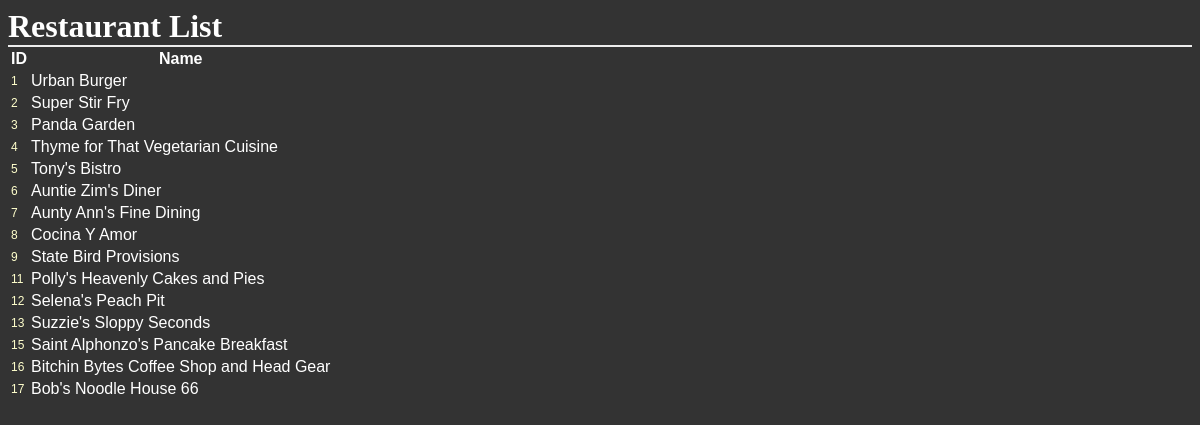
The page /restaurants/ on the database its author committed.
### database_setup.py (models this page shows)
class Restaurant(Base):
    __tablename__ = 'restaurant'
    name = Column(String(80), nullable = False)
    id = Column(Integer, primary_key = True)

### project.py (the view)
@app.route('/')
@app.route('/restaurants/')
def listRestaurants():
    restaurants = session.query(Restaurant).all()
    if restaurants:
        return render_template('listrestaurants.html', restaurants=restaurants)
    else:
        output = ''
        output += "<html><head><title>List Restaurants</title></head><body>"
        output += "<h2>No restaurant data found in database</h2></body>"
        return output

### templates/listrestaurants.html (shortened to what this page needs)
<html>
<head>
    <link rel=stylesheet type=text/css href="{{ url_for('static', filename='styles.css') }}">
</head>
<body>
    <h1>Restaurant List</h1>
    <div>
        <table>
            <tr>
                <th>ID</th>
                <th>Name</th>
            </tr>
            {% for restaurant in restaurants %}
            <tr>
                <td>
                    <a href= "{{url_for('restaurantMenu', restaurant_id = restaurant.id)}}">{{restaurant.id}}</a>
                </td>
                <td>{{restaurant.name}}</td>
            </tr>
            {% endfor %}
        </table>
    </div>
</body>
</html>

### static/styles.css (style rules this page uses)
body { font-family: sans-serif; background-color: #333333 }
h1, h2, h3, h4 { color: #ffffff; }
h1, h2 { font-family: 'georgia', serif; margin: 0; }
h1 { border-bottom: 2px solid #eee; }
a { text-decoration: none; color: #ffffcc; font-size: .75em; }
th, td { color: #ffffff; }

### rows shown on the page
Restaurant: id "1", name "Urban Burger"
Restaurant: id "2", name "Super Stir Fry"
Restaurant: id "3", name "Panda Garden"
Restaurant: id "4", name "Thyme for That Vegetarian Cuisine"
Restaurant: id "5", name "Tony's Bistro"
Restaurant: id "6", name "Auntie Zim's Diner"
Restaurant: id "7", name "Aunty Ann's Fine Dining"
Restaurant: id "8", name "Cocina Y Amor"
Restaurant: id "9", name "State Bird Provisions"
Restaurant: id "11", name "Polly's Heavenly Cakes and Pies"
Restaurant: id "12", name "Selena's Peach Pit"
Restaurant: id "13", name "Suzzie's Sloppy Seconds"
Restaurant: id "15", name "Saint Alphonzo's Pancake Breakfast"
Restaurant: id "16", name "Bitchin Bytes Coffee Shop and Head Gear"
Restaurant: id "17", name "Bob's Noodle House 66"
